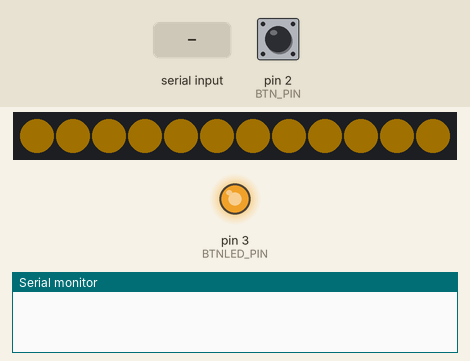
A sketch run on a simulated Arduino Uno, built with avr-gcc and run on an emulated ATmega328P. On the bench: 12 RGB LEDs in strip order, left to right, output pins drawn as LEDs (lit = HIGH), the last lines printed to the serial monitor. The inputs (shaded band) are chosen by the test bench; at power-on: pin 2 (BTN_PIN) HIGH. Dim RGB values are drawn brighter than linear.

Above: at 1.2 s.
1.3 s: "K" received over Serial
At 1.56 s:
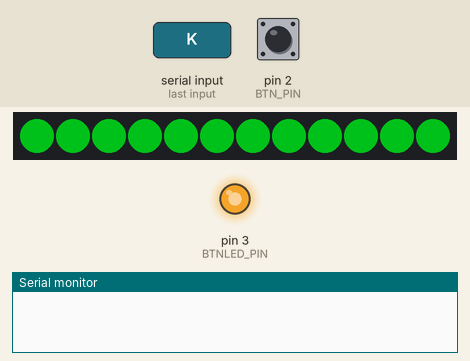
3.5 s: "E" received over Serial
At 3.89 s:
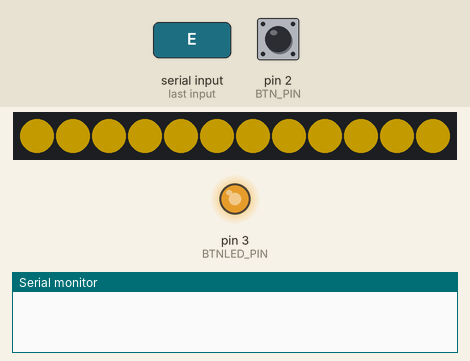
6.5 s: "X" received over Serial
At 7.53 s:
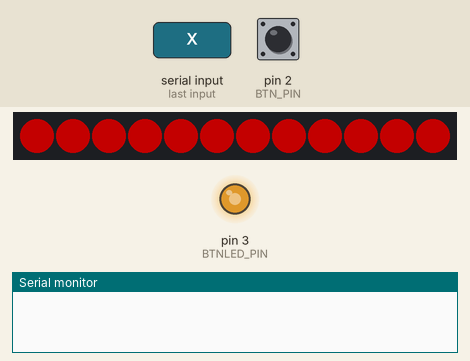
9.1 s: pin 2 (BTN_PIN) pulled LOW for 3.2 s
At 12.78 s:
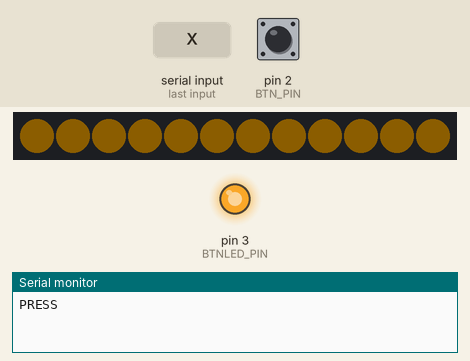
12.9 s: pin 2 (BTN_PIN) pulled LOW for 0.15 s
At 13.41 s:
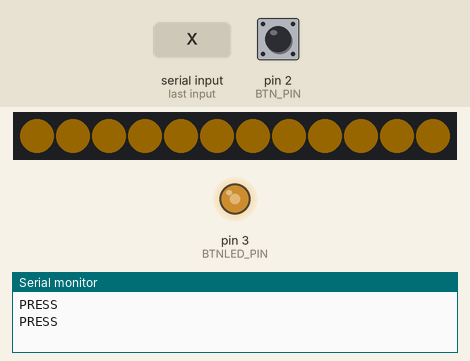
13.6 s: "K" received over Serial
At 14.6 s:
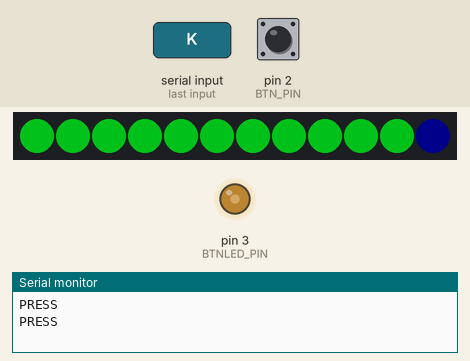
Timing chart, 0 to 16.4 s (numbered marks = the images above; inputs shaded):
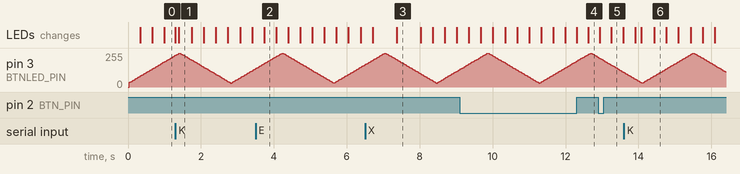

Measured:
- after the input at 3.5 s, the LEDs: change after 0.23 s (image 2)
- after the input at 6.5 s, the LEDs: first change after 0.21 s (image 3 shows a later state)
- after the input at 13.6 s, the LEDs: first change after 0.31 s (image 6 shows a later state)

The sketch:

button_caller.ino
```cpp
/*
 * 만들기존 호출 버튼 (Q3) — "이 버튼이 시스템 전체를 움직인다"
 * 설계명세서 5.1 · 5.3: 아케이드 버튼 + 버튼 LED 숨쉬기 점멸 + 상태 LED 스트립
 *
 * 결선:
 *   D2 ← 아케이드 버튼 SW (INPUT_PULLUP · 눌림 = LOW)
 *   D3 → 1kΩ → 2N2222 베이스 (버튼 내장 LED 5V 스위칭 · PWM 숨쉬기)
 *   D6 → 74AHCT125 → 330Ω → 상태 LED 스트립 (8~16LED, 보드 5V 급전 가능)
 *
 * 동작:
 *   버튼 1회(디바운싱) → 시리얼 "PRESS" 송신
 *   리눅스 브리지(bridge/button_bridge.py)가 서버 /api/call 호출 후 결과 회신:
 *     'K' 호출 성공 → 초록 스윕
 *     'E' 대기 없음 → 노랑 2회 점멸
 *     'X' 서버 오류 → 빨강 3회 점멸
 *
 * 라이브러리: Adafruit NeoPixel
 */
#include <Adafruit_NeoPixel.h>

#define BTN_PIN    2
#define BTNLED_PIN 3
#define STRIP_PIN  6
#define NUM_LEDS   12

Adafruit_NeoPixel strip(NUM_LEDS, STRIP_PIN, NEO_GRB + NEO_KHZ800);

const unsigned long DEBOUNCE_MS = 40;
const unsigned long LOCKOUT_MS  = 1500;  // 연타 방지 — 관리 뷰와 동일 정책

int lastReading = HIGH;
unsigned long lastChange = 0;
bool pressed = false;
unsigned long lastPress = 0;
unsigned long feedbackUntil = 0;
char feedback = 0;
uint16_t frame = 0;
unsigned long lastFrame = 0;

void setup() {
  Serial.begin(115200);
  pinMode(BTN_PIN, INPUT_PULLUP);
  pinMode(BTNLED_PIN, OUTPUT);
  strip.begin();
  strip.setBrightness(100);
  strip.show();
}

void loop() {
  // ── 버튼 디바운싱 ──
  int reading = digitalRead(BTN_PIN);
  if (reading != lastReading) { lastChange = millis(); lastReading = reading; }
  if (millis() - lastChange > DEBOUNCE_MS) {
    if (reading == LOW && !pressed && millis() - lastPress > LOCKOUT_MS) {
      pressed = true;
      lastPress = millis();
      Serial.println("PRESS");
    }
    if (reading == HIGH) pressed = false;
  }

  // ── 브리지 응답 수신 ──
  while (Serial.available()) {
    char c = Serial.read();
    if (c == 'K' || c == 'E' || c == 'X') {
      feedback = c;
      feedbackUntil = millis() + (c == 'K' ? 1500 : 1200);
    }
  }

  // ── 프레임 (약 30fps) ──
  if (millis() - lastFrame < 33) return;
  lastFrame = millis();
  frame++;

  // 버튼 내장 LED: 숨쉬기 점멸 (삼각파 PWM)
  int ph = (frame * 3) & 0xFF;
  int breath = ph < 128 ? ph : 255 - ph;              // 0~127
  analogWrite(BTNLED_PIN, 30 + breath * 225 / 127);   // 30~255

  // 상태 스트립
  if (millis() < feedbackUntil) drawFeedback();
  else drawIdle();
  strip.show();
}

/* 대기: 은은한 달 노랑 펄스 (떡집 팔레트) */
void drawIdle() {
  int ph = (frame * 2) & 0xFF;
  int s = ph < 128 ? ph : 255 - ph;
  int lvl = 30 + s * 120 / 127;
  for (int i = 0; i < NUM_LEDS; i++)
    strip.setPixelColor(i, lvl, lvl * 70 / 100, 0);
}

void drawFeedback() {
  if (feedback == 'K') {                       // 성공: 초록 스윕
    int head = (frame * 2) % (NUM_LEDS * 2);
    for (int i = 0; i < NUM_LEDS; i++)
      strip.setPixelColor(i, 0, i <= head ? 220 : 0, 30);
  } else if (feedback == 'E') {                // 대기 없음: 노랑 점멸
    bool on = (millis() / 300) % 2 == 0;
    for (int i = 0; i < NUM_LEDS; i++)
      strip.setPixelColor(i, on ? 230 : 0, on ? 180 : 0, 0);
  } else {                                     // 오류: 빨강 점멸
    bool on = (millis() / 200) % 2 == 0;
    for (int i = 0; i < NUM_LEDS; i++)
      strip.setPixelColor(i, on ? 230 : 0, 0, 0);
  }
}
```
